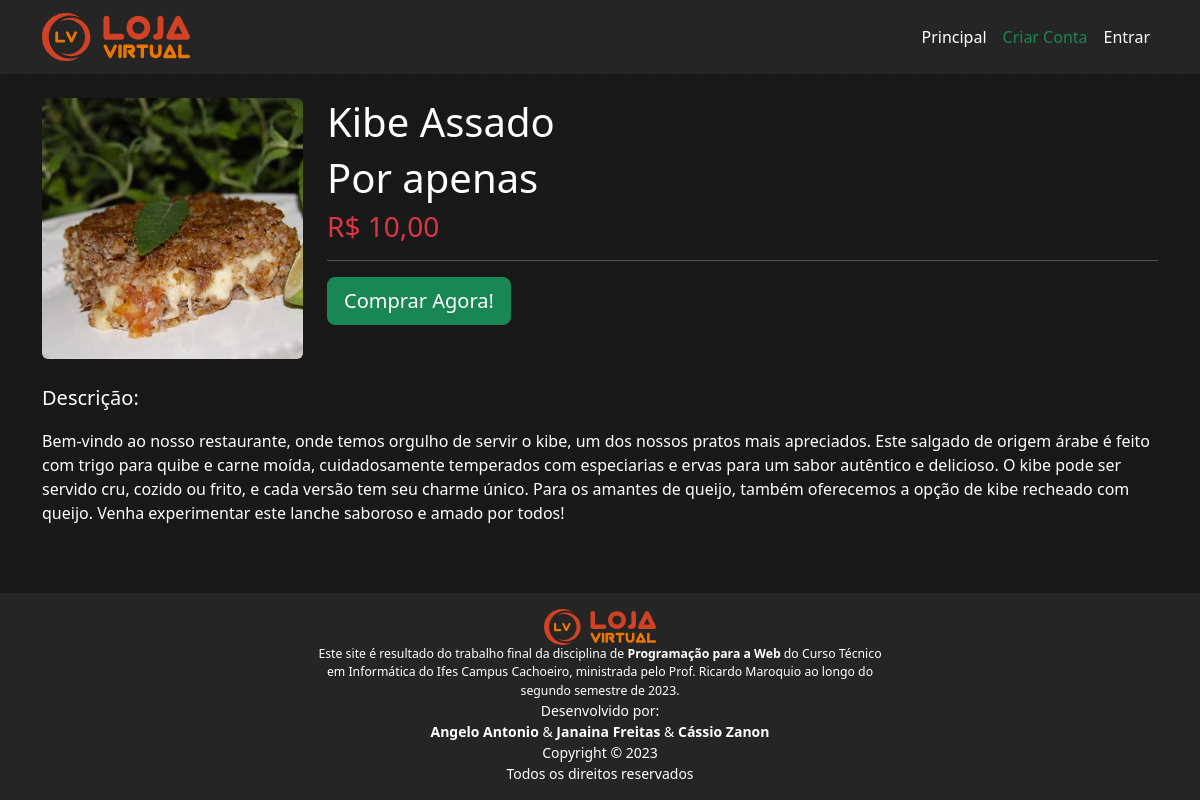
Page /produto/10 on the committed database.
### tables this page shows
CREATE TABLE produto (
    id           INTEGER         PRIMARY KEY AUTOINCREMENT,
    nome         TEXT            NOT NULL,
    preco        INTEGER         NOT NULL,
    descricao    TEXT            NOT NULL,
    categoria    TEXT            NOT NULL
    );

### routes/RootRouter.py (the view)
@router.get("/produto/{id_produto:int}")
async def get_produto_descricao(request: Request, id_produto: int = Path(), usuario: Usuario = Depends(obter_usuario_logado),):
    produto = ProdutoRepo.obter_por_id(id_produto)
    return templates.TemplateResponse("root/detalhes.html", {"request": request, "usuario": usuario, "produto": produto},)

### templates/root/detalhes.html (shortened to what this page needs)
{% extends "base.html" %}
{% block principal %}
<div class="col-12 text-white">
    <div class="row">
        <div class="col-3 mb-4">
            <img src="/static/img/produtos/{{ '%04d'|format(produto.id) }}.jpg" alt="" class="img-fluid rounded">
        </div>
        <div class="col-9 mb-4">
            <h1>{{ produto.nome }}</h1>
            <h6 class="display-6">Por apenas</h6>
            <h3 class="text-danger">R$ {{ produto.preco }}</h3>
            <hr>
            {% set text = "Comprar Agora!" %}
            {% set type = "button" %}
            {% set classe = "btn-success btn-lg" %}
            {% include "includes/button.html" %}
        </div>
    </div>
</div>
<div class="col-12 text-white">
    <p class="lead">Descrição:</p>
    <p>{{ produto.descricao }}</p>
</div>
{% endblock %}

### static/css/estilos.css (style rules this page uses)
* { margin: 0; padding: 0; box-sizing: border-box; }
body { background-image: linear-gradient(to right, #191919 50%, #181818 50%); background-size: 12px 100%; }

### rows in the picture
produto: nome "Kibe Assado", preco "10,00", descricao "Bem-vindo ao nosso restaurante, onde temos orgulho de servir o kibe, um dos nossos pratos mais apreciados. Este salgado de origem árabe é feito com trigo para quibe e carne moída, cuidadosamente temperados com especiarias e ervas para um sabor autêntico e delicioso. O kibe pode ser servido cru, cozido ou frito, e cada versão tem seu charme único. Para os amantes de queijo, também oferecemos a opção de kibe recheado com queijo. Venha experimentar este lanche saboroso e amado por todos!"

### other values in the picture
{{ text }} "Comprar Agora!"
